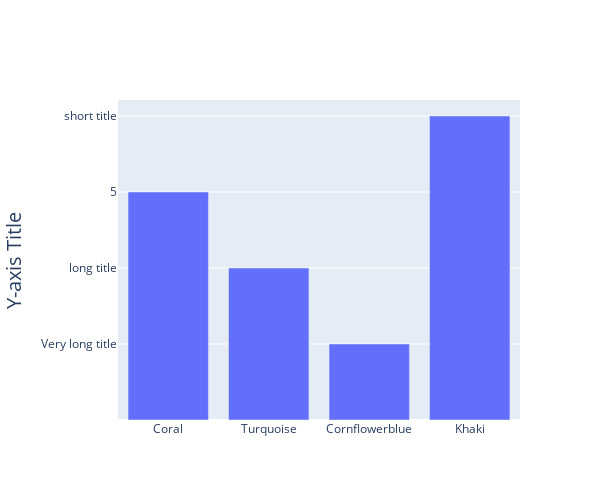

Write notebook code for a chart like this one.
### Code cell
import plotly.graph_objects as go


fig = go.Figure()

fig.add_trace(go.Bar(
    x=["Coral", "Turquoise", "Cornflowerblue", "Khaki"],
    y=[6, 4, 2, 8]
))

fig.update_layout(
    autosize=False,
    width=600,
    height=500,
    yaxis=dict(
        title_text="Y-axis Title",
        ticktext=["Very long title", "long title", "5", "short title"],
        tickvals=[2, 4, 6, 8],
        tickmode="array",
        titlefont=dict(size=20),
    )
)

fig.update_yaxes(automargin=True)

fig.show()

### Figure 1 — Plotly figure (JSON) as saved in the notebook; plotly's stock layout.template omitted (floating-point values rounded to 4 significant figures)
{"data": [{"type": "bar", "x": ["Coral", "Turquoise", "Cornflowerblue", "Khaki"], "y": [6, 4, 2, 8]}], "layout": {"autosize": false, "height": 500, "width": 600, "yaxis": {"automargin": true, "tickmode": "array", "ticktext": ["Very long title", "long title", "5", "short title"], "tickvals": [2, 4, 6, 8], "title": {"font": {"size": 20}, "text": "Y-axis Title"}}}}
